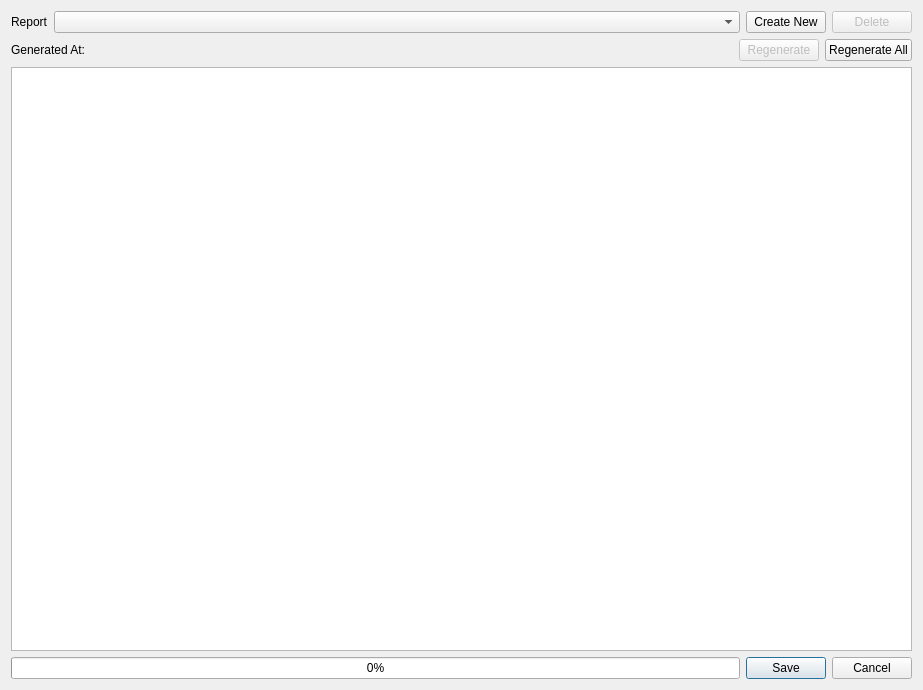
<?xml version="1.0" encoding="UTF-8"?>
<ui version="4.0">
 <class>DataUsageReportDialog</class>
 <widget class="QDialog" name="DataUsageReportDialog">
  <property name="geometry">
   <rect>
    <x>0</x>
    <y>0</y>
    <width>923</width>
    <height>690</height>
   </rect>
  </property>
  <property name="windowTitle">
   <string>Dialog</string>
  </property>
  <layout class="QVBoxLayout" name="verticalLayout">
   <item>
    <layout class="QHBoxLayout" name="horizontalLayout">
     <item>
      <widget class="QLabel" name="label">
       <property name="text">
        <string>Report</string>
       </property>
      </widget>
     </item>
     <item>
      <widget class="QComboBox" name="comboBox">
       <property name="sizePolicy">
        <sizepolicy hsizetype="Preferred" vsizetype="Fixed">
         <horstretch>1</horstretch>
         <verstretch>0</verstretch>
        </sizepolicy>
       </property>
      </widget>
     </item>
     <item>
      <widget class="QPushButton" name="create_button">
       <property name="text">
        <string>Create New</string>
       </property>
      </widget>
     </item>
     <item>
      <widget class="QPushButton" name="delete_button">
       <property name="enabled">
        <bool>false</bool>
       </property>
       <property name="text">
        <string>Delete</string>
       </property>
      </widget>
     </item>
    </layout>
   </item>
   <item>
    <layout class="QHBoxLayout" name="horizontalLayout_3">
     <item>
      <widget class="QLabel" name="generated_label">
       <property name="text">
        <string>Generated At: </string>
       </property>
      </widget>
     </item>
     <item>
      <spacer name="horizontalSpacer">
       <property name="orientation">
        <enum>Qt::Orientation::Horizontal</enum>
       </property>
       <property name="sizeHint" stdset="0">
        <size>
         <width>40</width>
         <height>20</height>
        </size>
       </property>
      </spacer>
     </item>
     <item>
      <widget class="QPushButton" name="regenerate_button">
       <property name="enabled">
        <bool>false</bool>
       </property>
       <property name="text">
        <string>Regenerate</string>
       </property>
      </widget>
     </item>
     <item>
      <widget class="QPushButton" name="pushButton">
       <property name="text">
        <string>Regenerate All</string>
       </property>
      </widget>
     </item>
    </layout>
   </item>
   <item>
    <widget class="QTableWidget" name="tableWidget"/>
   </item>
   <item>
    <layout class="QHBoxLayout" name="horizontalLayout_2">
     <item>
      <widget class="QProgressBar" name="progressBar">
       <property name="sizePolicy">
        <sizepolicy hsizetype="Expanding" vsizetype="Fixed">
         <horstretch>1</horstretch>
         <verstretch>0</verstretch>
        </sizepolicy>
       </property>
       <property name="value">
        <number>0</number>
       </property>
      </widget>
     </item>
     <item>
      <widget class="QDialogButtonBox" name="buttonBox">
       <property name="sizePolicy">
        <sizepolicy hsizetype="Minimum" vsizetype="Fixed">
         <horstretch>0</horstretch>
         <verstretch>0</verstretch>
        </sizepolicy>
       </property>
       <property name="orientation">
        <enum>Qt::Orientation::Horizontal</enum>
       </property>
       <property name="standardButtons">
        <set>QDialogButtonBox::StandardButton::Cancel|QDialogButtonBox::StandardButton::Save</set>
       </property>
      </widget>
     </item>
    </layout>
   </item>
  </layout>
 </widget>
 <resources/>
 <connections>
  <connection>
   <sender>buttonBox</sender>
   <signal>rejected()</signal>
   <receiver>DataUsageReportDialog</receiver>
   <slot>reject()</slot>
   <hints>
    <hint type="sourcelabel">
     <x>316</x>
     <y>260</y>
    </hint>
    <hint type="destinationlabel">
     <x>286</x>
     <y>274</y>
    </hint>
   </hints>
  </connection>
 </connections>
</ui>
